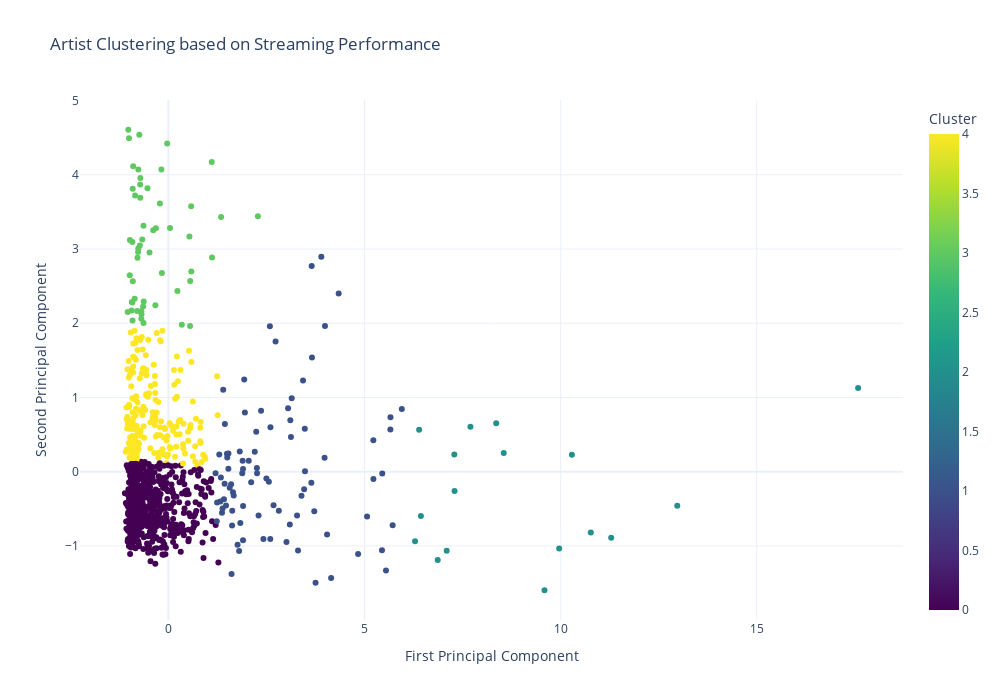

The cell this chart's notebook holds for it:
### Code cell
def cluster_artists(df, n_clusters=5):
    # Removing artists who have more than 1000 songs
    df = df[df['tracks'] <= 1000]
    
    # Select features for clustering
    features = ['lead_streams', 'feats', 'tracks', 'one_bil', 'hund_mil']
    
    # Prepare the data
    X = df[features]
    
    # Standardize the features
    scaler = StandardScaler()
    X_scaled = scaler.fit_transform(X)
    
    # Apply PCA
    pca = PCA(n_components=2)
    X_pca = pca.fit_transform(X_scaled)
    
    # Apply K-means clustering
    kmeans = KMeans(n_clusters=n_clusters, random_state=42)
    clusters = kmeans.fit_predict(X_pca)
    
    # Add PCA components and cluster labels to the dataframe
    df_clustered = df.copy()
    df_clustered['PCA1'] = X_pca[:, 0]
    df_clustered['PCA2'] = X_pca[:, 1]
    df_clustered['Cluster'] = clusters
    
    # Create the scatter plot
    fig = px.scatter(df_clustered, x='PCA1', y='PCA2', color='Cluster',
                     hover_data=['artist_name'] + features,
                     labels={'PCA1': 'First Principal Component',
                             'PCA2': 'Second Principal Component'},
                     title='Artist Clustering based on Streaming Performance',
                     color_continuous_scale='Viridis')
    
    # Customize hover template
    hover_template = (
        "<b>Artist:</b> %{customdata[0]}<br>"
        "<b>Cluster:</b> %{marker.color}<br>"
        "<b>Lead Streams:</b> %{customdata[1]:,.0f}<br>"
        "<b>Featured Streams:</b> %{customdata[2]:,.0f}<br>"
        "<b>Tracks:</b> %{customdata[3]}<br>"
        "<b>1B+ Songs:</b> %{customdata[4]}<br>"
        "<b>100M+ Songs:</b> %{customdata[5]}"
    )
    fig.update_traces(hovertemplate=hover_template)
    
    # Update layout
    fig.update_layout(height=700, width=1000)
    
    # Show the plot
    fig.show()
    
    return df_clustered

# Call the function
clustered_df = cluster_artists(spotify_artist)

### Figure 1 — Plotly figure (JSON) as saved in the notebook; plotly's stock layout.template omitted (floating-point values rounded to 4 significant figures; data arrays with more than 128 entries replaced by an {"elided": "..."} marker saying what was removed)
{"data": [{"customdata": {"elided": "974x6 mixed values"}, "hovertemplate": "<b>Artist:</b> %{customdata[0]}<br><b>Cluster:</b> %{marker.color}<br><b>Lead Streams:</b> %{customdata[1]:,.0f}<br><b>Featured Streams:</b> %{customdata[2]:,.0f}<br><b>Tracks:</b> %{customdata[3]}<br><b>1B+ Songs:</b> %{customdata[4]}<br><b>100M+ Songs:</b> %{customdata[5]}", "legendgroup": "", "marker": {"color": {"elided": "974 int values"}, "coloraxis": "coloraxis", "symbol": "circle"}, "mode": "markers", "name": "", "orientation": "v", "showlegend": false, "type": "scatter", "x": {"elided": "974 float values"}, "xaxis": "x", "y": {"elided": "974 float values"}, "yaxis": "y"}], "layout": {"coloraxis": {"colorbar": {"title": {"text": "Cluster"}}, "colorscale": [[0, "#440154"], [0.1111, "#482878"], [0.2222, "#3e4989"], [0.3333, "#31688e"], [0.4444, "#26828e"], [0.5556, "#1f9e89"], [0.6667, "#35b779"], [0.7778, "#6ece58"], [0.8889, "#b5de2b"], [1, "#fde725"]]}, "height": 700, "legend": {"tracegroupgap": 0}, "title": {"text": "Artist Clustering based on Streaming Performance"}, "width": 1000, "xaxis": {"anchor": "y", "autorange": true, "domain": [0, 1], "range": [-2.253, 18.73], "title": {"text": "First Principal Component"}, "type": "linear"}, "yaxis": {"anchor": "x", "autorange": true, "domain": [0, 1], "range": [-1.998, 5.007], "title": {"text": "Second Principal Component"}, "type": "linear"}}}
